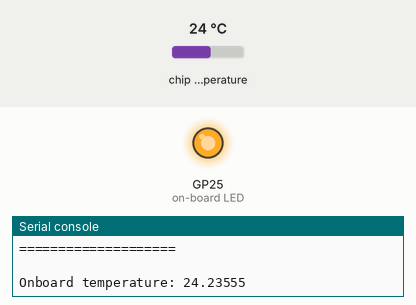
A program run on a simulated Raspberry Pi Pico running MicroPython. Parts: output pins drawn as LEDs (lit = HIGH), the last lines printed to the serial console. The inputs (shaded band) are chosen by the test bench; at power-on: chip temperature 24 °C. WiFi joins after 1.5 s; requests to the public web service named in the program get a made-up reply in its usual format after 0.4 s (London, UTC, broken clouds, 64 % humidity, 1013 hPa unless stated).

Above: at 2.2 s.
At 7.4 s:
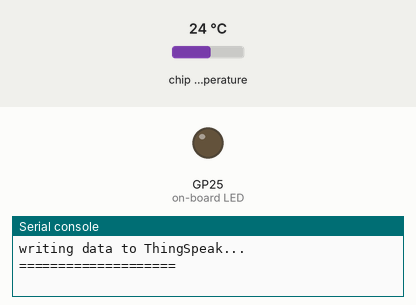
Timing chart, 0 to 15.5 s (numbered marks = the images above):
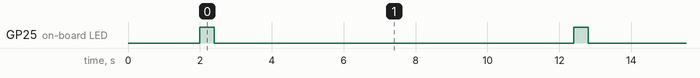

The program:

thingspeak.py
```python
# ==================================================
"""
Project objectives:
    Setup the Raspberry Pi Pico W as an end device sending temperature data to a dashboard
    Connect Raspberry Pi Pico W to ThingSpeak
    Visualize onboard temperature data in an IoT dashboard

Authors: Adrian Josele G. Quional and Renz Carlo A. Cabual
"""
# ==================================================

# modules
import urequests
from machine import Pin, Timer, reset
from time import sleep
import network
from picozero import pico_temp_sensor, pico_led

HTTP_HEADERS = {'Content-Type': 'application/json'}

# connection details
ssid = "PUT HERE YOUR SSID/WIFI NAME"
password = "PUT HERE YOUR WIFI PASSWORD"
THINGSPEAK_WRITE_API_KEY = "PUT HERE YOUR API KEY FROM THINGSPEAK"

def connect():
    """
    This function facilitates connection of Raspberry Pi Pico W to the Internet using WiFi.

    Thus, this configures the Raspberry Pi Pico W as an end device.
    """

    sta_if = network.WLAN(network.STA_IF)
    sta_if.active(True)
    sta_if.connect(ssid, password)

    # continuously wait for connection
    while sta_if.isconnected() == False:
        print('Waiting for connection...')
        sleep(1)

    # displaying to the console the IP address that the Raspberry Pi Pico is assigned to
    ip = sta_if.ifconfig()[0]
    print(f"Connected on {ip}")

try:
    # connecting first via WiFi
    connect()
    print("==================== \n")

    # then continuously read temperature and send the data to a ThingSpeak dashboard
    while True:
        # LED on as status indicator that the device is working
        pico_led.on()

        temperature = pico_temp_sensor.temp
        print(f"Onboard temperature: {temperature}")
        readings = {'field1': temperature}

        request = urequests.get('http://api.thingspeak.com/update?api_key=' + THINGSPEAK_WRITE_API_KEY, json=readings, headers=HTTP_HEADERS)
        request.close()
        # turning off LED, signaling that sending of data is done
        pico_led.off()

        print("writing data to ThingSpeak...")
        print("==================== \n")
        # device reads temperature and sends data to the dashboard every 10 secs
        sleep(10)

except KeyboardInterrupt:
    reset()
```

Measured:
- by itself, GP25 (on-board LED): alternates HIGH for 0.40 s and LOW for 10.0 s
